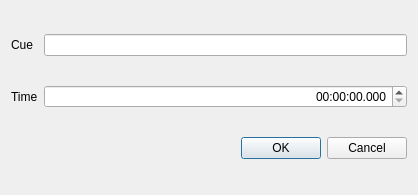
<?xml version="1.0" encoding="UTF-8"?>
<ui version="4.0">
 <class>EditEventDialog</class>
 <widget class="QDialog" name="EditEventDialog">
  <property name="geometry">
   <rect>
    <x>0</x>
    <y>0</y>
    <width>418</width>
    <height>195</height>
   </rect>
  </property>
  <property name="windowTitle">
   <string>Dialog</string>
  </property>
  <layout class="QGridLayout" name="gridLayout">
   <item row="2" column="0">
    <widget class="QLabel" name="label_2">
     <property name="text">
      <string>Time</string>
     </property>
    </widget>
   </item>
   <item row="7" column="1">
    <widget class="QDialogButtonBox" name="buttonBox">
     <property name="orientation">
      <enum>Qt::Horizontal</enum>
     </property>
     <property name="standardButtons">
      <set>QDialogButtonBox::Cancel|QDialogButtonBox::Ok</set>
     </property>
    </widget>
   </item>
   <item row="0" column="0">
    <widget class="QLabel" name="label">
     <property name="text">
      <string>Cue</string>
     </property>
    </widget>
   </item>
   <item row="0" column="1">
    <widget class="QLineEdit" name="cueLineEdit">
     <property name="readOnly">
      <bool>true</bool>
     </property>
    </widget>
   </item>
   <item row="2" column="1">
    <widget class="QTimeEdit" name="timeEdit">
     <property name="alignment">
      <set>Qt::AlignRight|Qt::AlignTrailing|Qt::AlignVCenter</set>
     </property>
     <property name="currentSection">
      <enum>QDateTimeEdit::MSecSection</enum>
     </property>
     <property name="displayFormat">
      <string>hh:mm:ss.zzz</string>
     </property>
    </widget>
   </item>
  </layout>
 </widget>
 <tabstops>
  <tabstop>cueLineEdit</tabstop>
 </tabstops>
 <resources/>
 <connections>
  <connection>
   <sender>buttonBox</sender>
   <signal>accepted()</signal>
   <receiver>EditEventDialog</receiver>
   <slot>accept()</slot>
   <hints>
    <hint type="sourcelabel">
     <x>248</x>
     <y>254</y>
    </hint>
    <hint type="destinationlabel">
     <x>157</x>
     <y>274</y>
    </hint>
   </hints>
  </connection>
  <connection>
   <sender>buttonBox</sender>
   <signal>rejected()</signal>
   <receiver>EditEventDialog</receiver>
   <slot>reject()</slot>
   <hints>
    <hint type="sourcelabel">
     <x>316</x>
     <y>260</y>
    </hint>
    <hint type="destinationlabel">
     <x>286</x>
     <y>274</y>
    </hint>
   </hints>
  </connection>
 </connections>
</ui>
